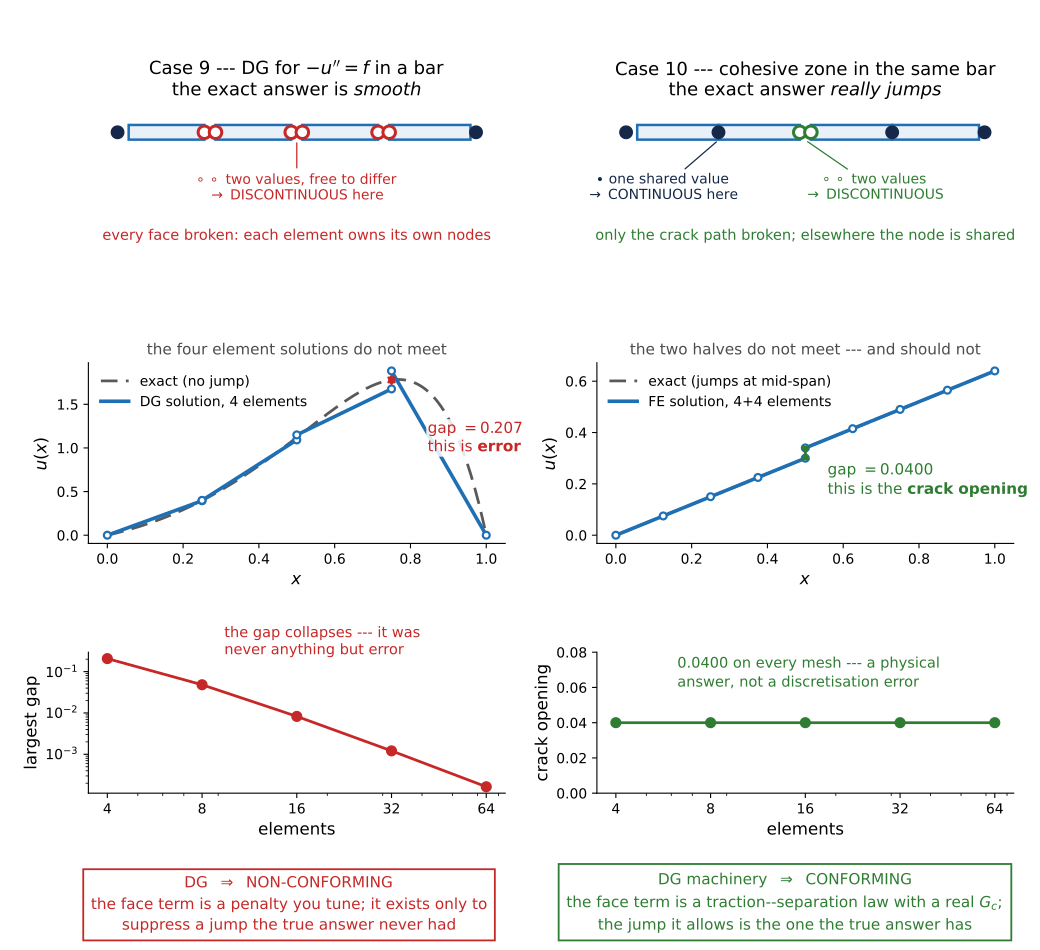

Here is the Python script that generated this plot:
"""Case 9 vs Case 10: the same machinery, two different verdicts.

Left  -- interior-penalty DG for -u'' = f on a bar. The exact answer is smooth,
         so every jump the method allows is error: refine and they vanish.
Right -- the same bar with a cohesive interface at mid-span. The exact answer
         really jumps, so the jump is the answer: refine and it stays put.

Both solvers are real; nothing in this figure is sketched by hand.
"""
import numpy as np, matplotlib
matplotlib.use("Agg")
import matplotlib.pyplot as plt
from matplotlib.gridspec import GridSpec
from matplotlib.patches import FancyArrowPatch

BAD, GOOD, EXACT, ELEM = "#c62828", "#2e7d32", "0.35", "#1f6fb4"
HALO = dict(fc="white", ec="none", alpha=0.85, pad=1.0)

# ----------------------------------------------------------------- case 9: DG
uex = lambda x: x*(1-x)*np.exp(3*x)                 # smooth: no jump anywhere
fex = lambda x: np.exp(3*x)*(9*x**2 + 3*x - 4)      # f = -u''

def dg_solve(N, sigma=4.0):
    """P1 symmetric interior-penalty DG; Dirichlet imposed strongly at the ends."""
    h = 1.0/N; nd = 2*N
    K = np.zeros((nd, nd)); F = np.zeros(nd)
    gp, gw = np.polynomial.legendre.leggauss(8)
    for e in range(N):
        i, j = 2*e, 2*e+1
        K[np.ix_([i, j], [i, j])] += np.array([[1, -1], [-1, 1]])/h
        for xi, w in zip(gp, gw):
            t = (xi+1)/2; f = fex(e*h + t*h)
            F[i] += f*(1-t)*w*h/2; F[j] += f*t*w*h/2
    for e in range(N-1):                                    # interior faces
        J = np.zeros(nd); A = np.zeros(nd)
        J[2*e+1] = 1.0; J[2*e+2] = -1.0                     # [u] = u^- - u^+
        A[2*e+1] += 0.5/h; A[2*e]   -= 0.5/h                # {u'}
        A[2*e+3] += 0.5/h; A[2*e+2] -= 0.5/h
        K += -np.outer(A, J) - np.outer(J, A) + (sigma/h)*np.outer(J, J)
    free = [k for k in range(nd) if k not in (0, nd-1)]
    U = np.zeros(nd)
    U[free] = np.linalg.solve(K[np.ix_(free, free)], F[free])
    seg = [((e*h, (e+1)*h), (U[2*e], U[2*e+1])) for e in range(N)]
    jump = np.array([U[2*e+1] - U[2*e+2] for e in range(N-1)])
    return seg, jump

# --------------------------------------------------------------- case 10: CZM
Tmax, df, Uend = 1.0, 0.1, 0.64        # T(d) = Tmax(1 - d/df); end displacement

def czm_solve(n):
    """Bar with a doubled node at x=1/2 carrying a traction-separation law."""
    h = 0.5/n; nn = 2*(n+1)
    K = np.zeros((nn, nn)); F = np.zeros(nn)
    for e in range(n):
        K[np.ix_([e, e+1], [e, e+1])] += np.array([[1, -1], [-1, 1]])/h
        i = n+1+e
        K[np.ix_([i, i+1], [i, i+1])] += np.array([[1, -1], [-1, 1]])/h
    kc = -Tmax/df                                   # the interface is in softening
    K[np.ix_([n, n+1], [n, n+1])] += np.array([[kc, -kc], [-kc, kc]])
    F[n] += Tmax; F[n+1] -= Tmax                    # traction resists opening
    fixed = {0: 0.0, nn-1: Uend}
    free = [k for k in range(nn) if k not in fixed]
    rhs = F[free] - K[np.ix_(free, list(fixed))] @ np.array(list(fixed.values()))
    U = np.zeros(nn)
    for k, v in fixed.items(): U[k] = v
    U[free] = np.linalg.solve(K[np.ix_(free, free)], rhs)
    xl = np.linspace(0, 0.5, n+1); xr = np.linspace(0.5, 1, n+1)
    return (xl, U[:n+1]), (xr, U[n+1:]), U[n+1] - U[n]

# ===================================================================== figure
fig = plt.figure(figsize=(10.4, 9.5))
gs = GridSpec(3, 2, figure=fig, height_ratios=[0.80, 1.0, 0.78],
              hspace=0.70, wspace=0.22, left=0.085, right=0.975,
              top=0.885, bottom=0.165)

# ------------------------------------------------- row 1: the mesh / the nodes
def meshstrip(ax, broken, title, note, col):
    """broken = set of interior face indices whose nodes are doubled."""
    NE, g = 4, 0.016
    for e in range(NE):
        a, b = e/NE, (e+1)/NE
        a += g if (e in broken or e == 0) else 0.0
        b -= g if ((e+1) in broken or e == NE) else 0.0
        ax.add_patch(plt.Rectangle((a, -0.16), b-a, 0.32, fc="#eaf0f7",
                                   ec=ELEM, lw=1.8, zorder=2))
    for k in range(1, NE):
        x = k/NE
        if k in broken:                                   # two values, may differ
            for dx in (-g, +g):
                ax.plot(x+dx, 0, "o", ms=9, mfc="white", mec=col, mew=2.2, zorder=4)
        else:                                             # one value, shared
            ax.plot(x, 0, "o", ms=9, color="#15284a", zorder=4)
    ax.plot(0-g, 0, "o", ms=9, color="#15284a", zorder=4)
    ax.plot(1+g, 0, "o", ms=9, color="#15284a", zorder=4)
    ax.text(0.5, -2.25, note, ha="center", va="center", fontsize=10.5, color=col)
    ax.set_title(title, fontsize=13, pad=10)
    ax.set_xlim(-0.1, 1.1); ax.set_ylim(-2.65, 0.5); ax.axis("off")
    return ax

axM1 = meshstrip(fig.add_subplot(gs[0, 0]), {1, 2, 3},
                 "Case 9 --- DG for $-u''=f$ in a bar\nthe exact answer is $\\mathit{smooth}$",
                 "every face broken: each element owns its own nodes", BAD)
axM2 = meshstrip(fig.add_subplot(gs[0, 1]), {2},
                 "Case 10 --- cohesive zone in the same bar\n"
                 "the exact answer $\\mathit{really\\ jumps}$",
                 "only the crack path broken; elsewhere the node is shared", GOOD)
axM1.annotate("$\\circ\\,\\circ$ two values, free to differ\n$\\rightarrow$ DISCONTINUOUS here",
              (0.5, -0.17), textcoords="offset points", xytext=(0, -24), ha="center",
              va="top", fontsize=10, color=BAD,
              arrowprops=dict(arrowstyle="-", lw=0.9, color=BAD))
axM2.annotate("$\\bullet$ one shared value\n$\\rightarrow$ CONTINUOUS here",
              (0.25, -0.17), textcoords="offset points", xytext=(-40, -24), ha="center",
              va="top", fontsize=10, color="#15284a",
              arrowprops=dict(arrowstyle="-", lw=0.9, color="#15284a"))
axM2.annotate("$\\circ\\,\\circ$ two values\n$\\rightarrow$ DISCONTINUOUS", (0.5, -0.17),
              textcoords="offset points", xytext=(50, -24), ha="center", va="top",
              fontsize=10, color=GOOD,
              arrowprops=dict(arrowstyle="-", lw=0.9, color=GOOD))

# ------------------------------------------------------ row 2: the solutions
axA = fig.add_subplot(gs[1, 0])
xx = np.linspace(0, 1, 400)
axA.plot(xx, uex(xx), ls=(0, (6, 3)), lw=2.0, color=EXACT, label="exact (no jump)")
seg, jump = dg_solve(4)
for k, ((a, b), (ua, ub)) in enumerate(seg):
    axA.plot([a, b], [ua, ub], color=ELEM, lw=2.6, zorder=3,
             label="DG solution, 4 elements" if k == 0 else None)
    axA.plot([a, b], [ua, ub], "o", ms=5, mfc="white", mec=ELEM, mew=1.6, zorder=4)
kmax = int(np.argmax(np.abs(jump))); xf = (kmax+1)/4
lo, hi = sorted([seg[kmax][1][1], seg[kmax+1][1][0]])
axA.add_patch(FancyArrowPatch((xf, lo), (xf, hi), arrowstyle="<|-|>",
                              mutation_scale=11, lw=1.6, color=BAD, zorder=6))
axA.annotate(f"gap $={abs(jump[kmax]):.3f}$\nthis is $\\mathbf{{error}}$",
             (xf, (lo+hi)/2), textcoords="offset points", xytext=(26, -52),
             ha="left", fontsize=11, color=BAD, bbox=HALO, zorder=7)
axA.legend(fontsize=10, loc="upper left", frameon=False)

axB = fig.add_subplot(gs[1, 1])
(xl, ul), (xr, ur), d = czm_solve(4)
axB.plot([0, 0.5], [0, 0.6*0.5], ls=(0, (6, 3)), lw=2.0, color=EXACT,
         label="exact (jumps at mid-span)")
axB.plot([0.5, 1], [0.6*0.5+d, Uend], ls=(0, (6, 3)), lw=2.0, color=EXACT)
axB.plot(xl, ul, color=ELEM, lw=2.6, zorder=3, label="FE solution, 4+4 elements")
axB.plot(xr, ur, color=ELEM, lw=2.6, zorder=3)
axB.plot(np.r_[xl, xr], np.r_[ul, ur], "o", ms=5, mfc="white", mec=ELEM, mew=1.6, zorder=4)
axB.add_patch(FancyArrowPatch((0.5, ul[-1]), (0.5, ur[0]), arrowstyle="<|-|>",
                              mutation_scale=11, lw=1.6, color=GOOD, zorder=6))
axB.annotate(f"gap $={d:.4f}$\nthis is the $\\mathbf{{crack\\ opening}}$",
             (0.5, (ul[-1]+ur[0])/2), textcoords="offset points", xytext=(16, -30),
             ha="left", fontsize=11, color=GOOD, bbox=HALO, zorder=7)
axB.legend(fontsize=10, loc="upper left", frameon=False)

for ax, ttl in [(axA, "the four element solutions do not meet"),
                (axB, "the two halves do not meet --- and should not")]:
    ax.set_xlabel("$x$", fontsize=12); ax.set_ylabel("$u(x)$", fontsize=12)
    ax.set_title(ttl, fontsize=11, color="0.3", pad=6)
    ax.tick_params(labelsize=10); ax.spines[["top", "right"]].set_visible(False)

# --------------------------------------------- row 3: what refinement does
NS = [4, 8, 16, 32, 64]
axC = fig.add_subplot(gs[2, 0])
gaps = [np.abs(dg_solve(N)[1]).max() for N in NS]
axC.loglog(NS, gaps, "o-", color=BAD, lw=2.0, ms=7)
axC.annotate("the gap collapses --- it was\nnever anything but error",
             (NS[1], gaps[1]), textcoords="offset points", xytext=(16, 22),
             fontsize=10.5, color=BAD)
axC.set_ylabel("largest gap", fontsize=12)

axD = fig.add_subplot(gs[2, 1])
ds = [czm_solve(N)[2] for N in NS]
axD.semilogx(NS, ds, "o-", color=GOOD, lw=2.0, ms=7)
axD.set_ylim(0.0, 0.08)
axD.annotate(f"${ds[0]:.4f}$ on every mesh --- a physical\n"
             "answer, not a discretisation error",
             (NS[1], ds[1]), textcoords="offset points", xytext=(-24, 26),
             fontsize=10.5, color=GOOD)
axD.set_ylabel("crack opening", fontsize=12)

for ax in (axC, axD):
    ax.set_xlabel("elements", fontsize=12)
    ax.tick_params(labelsize=10); ax.spines[["top", "right"]].set_visible(False)
    ax.set_xticks(NS); ax.set_xticklabels([str(n) for n in NS])

# ------------------------------------------------------------- the verdicts
for xc, col, txt in [
    (0.278, BAD,
     "DG  $\\Rightarrow$  NON-CONFORMING\n"
     "the face term is a penalty you tune; it exists only to\n"
     "suppress a jump the true answer never had"),
    (0.755, GOOD,
     "DG machinery  $\\Rightarrow$  CONFORMING\n"
     "the face term is a traction--separation law with a real $G_c$;\n"
     "the jump it allows is the one the true answer has")]:
    fig.text(xc, 0.018, txt, ha="center", va="bottom", fontsize=11,
             color=col, linespacing=1.5,
             bbox=dict(fc="white", ec=col, lw=1.3, pad=5.5))

fig.savefig("q4_dg_vs_czm.pdf")
print("wrote q4_dg_vs_czm.pdf")
print(f"  DG  largest gap by mesh: {[f'{g:.3e}' for g in gaps]}")
print(f"  CZM crack opening     : {[f'{v:.6f}' for v in ds]}")
